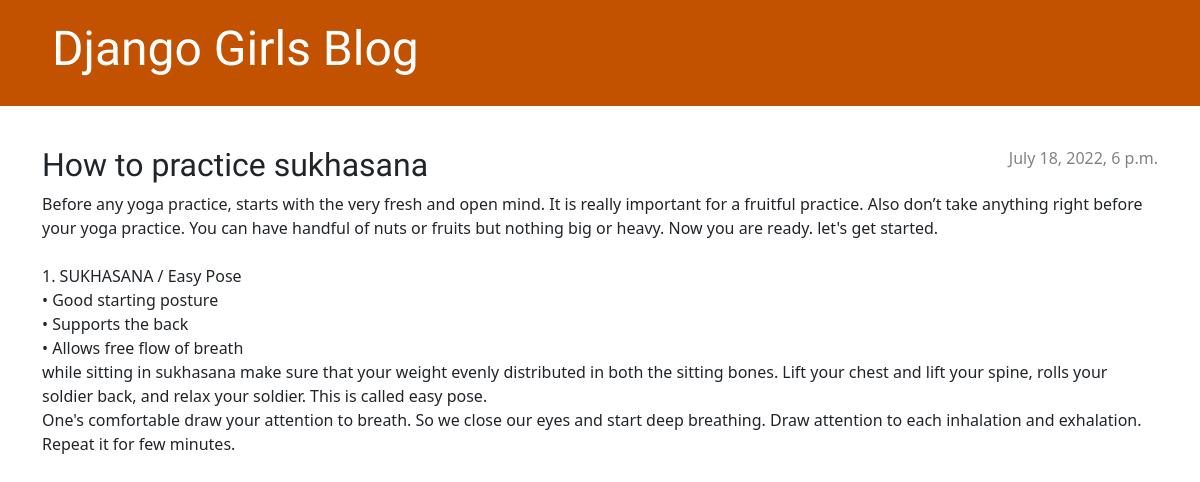
The app's page /post/1/ with its own data.
### blog/models.py (models this page shows, shortened)
class Post(models.Model):
    author = models.ForeignKey(settings.AUTH_USER_MODEL, on_delete=models.CASCADE)
    title = models.CharField(max_length=200)
    text = models.TextField()
    created_date = models.DateTimeField(default=timezone.now)
    published_date = models.DateTimeField(blank=True, null=True)

### blog/views.py (the view)
# urls.py: path('post/<int:pk>/', views.post_detail, name='post_detail'),
def post_detail(request, pk):
    post = get_object_or_404(Post, pk=pk)
    return render(request, 'blog/post_detail.html', {'post': post})

### blog/templates/blog/post_detail.html (shortened to what this page needs)
{% extends 'blog/base.html' %}
{% block content %}
    <article class="post">
        {% if post.published_date %}
            <time class="date">
                {{ post.published_date }}
            </time>
        {% endif %}
        <h2>{{ post.title }}</h2>
        <p>{{ post.text|linebreaksbr }}</p>
    </article>
{% endblock %}

### blog/static/css/blog.css (style rules this page uses)
h1, h2, h3, h4 { font-family: 'Lobster', cursive; }
.date { color: #828282; }
.post { margin-bottom: 70px; }
.post > .date, .post > .actions { float: right; }

### records on screen
Post: published_date "July 18, 2022, 6 p.m.", title "How to practice sukhasana", text "Before any yoga practice, starts with the very fresh and open mind. It is really important for a fruitful practice. Also don’t take anything right before your yoga practice. You can have handful of nuts or fruits but nothing big or heavy. Now you are ready. let's get started. 1. SUKHASANA / Easy Pose • Good starting posture • Supports the back • Allows free flow of breath while sitting in sukhasana make sure that your weight evenly distributed in both the sitting bones. Lift your chest and lift your spine, rolls your soldier back, and relax your soldier. This is called easy pose. One's comfortable draw your attention to breath. So we close our eyes and start deep breathing. Draw attention…"
